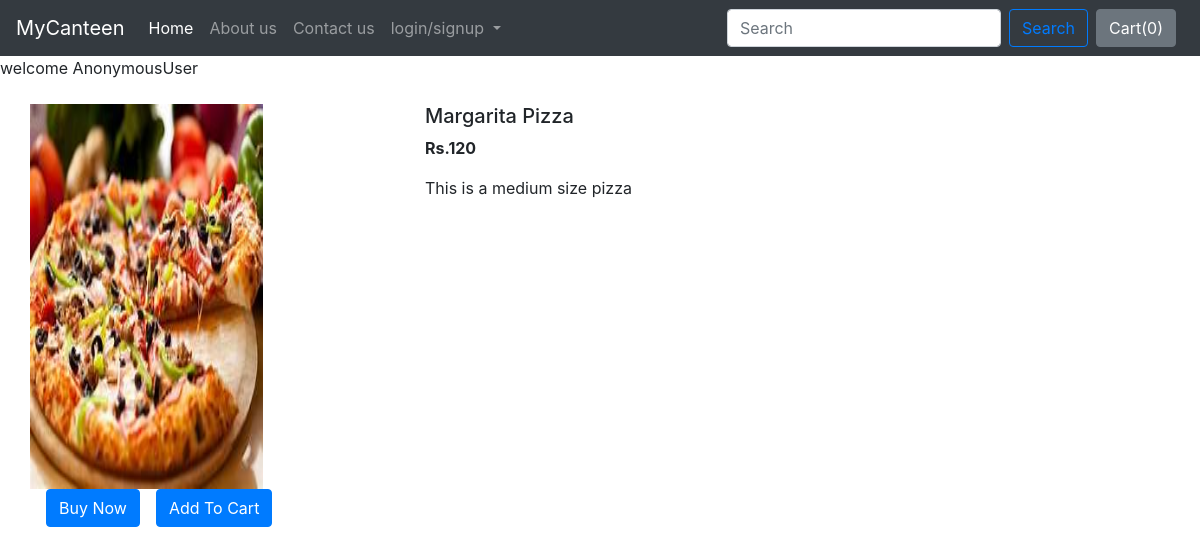
/canteen/products/4, run on the app's committed database.
### canteen/models.py (models this page shows, shortened)
class Product(models.Model):
    Food_id = models.AutoField(primary_key=True)
    Food_name = models.CharField(max_length=50)
    category = models.CharField(max_length=50, default="")
    subcategory = models.CharField(max_length=50, default="")
    price = models.IntegerField(default=0)
    desc = models.CharField(max_length=300)
    image = models.ImageField(upload_to='canteen/images', default="")

### canteen/views.py (the view)
# urls.py: path("canteen/products/<int:myid>", views.productView, name="ProductView"),
def productView(request, myid):
    product = Product.objects.filter(Food_id=myid)
    return render(request, 'canteen/prodView.html', {'product':product[0]})

### Templates/canteen/prodView.html (shortened to what this page needs)
{% extends 'base.html' %}
{% block body %}
<div class="container my-4">
    <div class="row">
    <div class="col-md-4">
    <div class="row">
        <img src="/media/{{product.image}}" width="233px" height="385px">
    </div>
        <div class="row">
            <button class="btn btn-primary mx-3">Buy Now</button>
            <button class="btn btn-primary">Add To Cart</button>
        </div>
    </div>
    <div class="col-md-8">
        <h5>{{product.Food_name}}</h5>
        <p><b>Rs.{{product.price}} </b></p>
        <p>{{product.desc}}</p>
    </div>
    </div>
</div>
{% endblock %}

### data on the page
Product: image (picture), Food_name "Margarita Pizza", price "120", desc "This is a medium size pizza"

### other printed values
{{ request.user }} "AnonymousUser"
